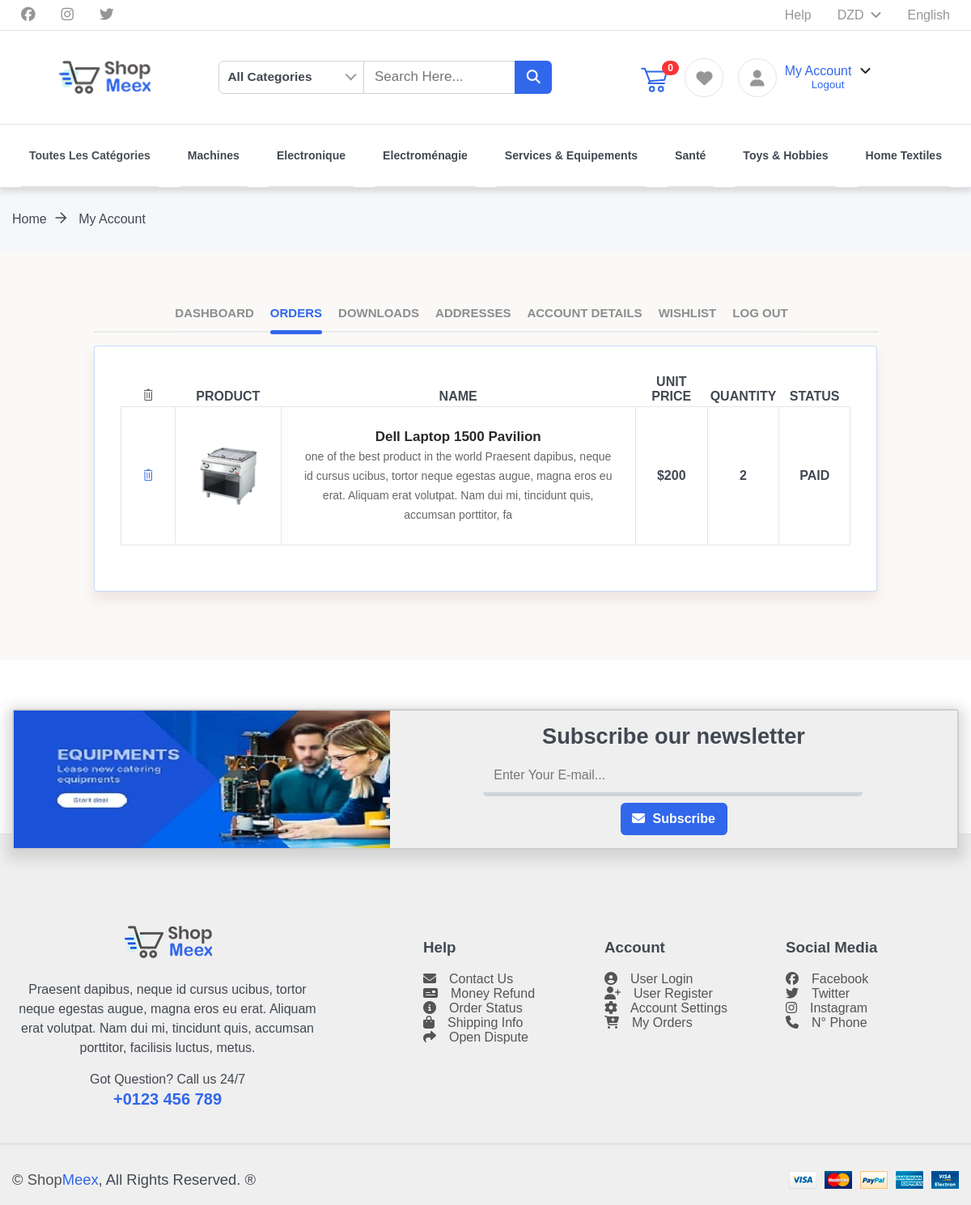
Before: /customer/my_orders.php (signed in) with the older database file.
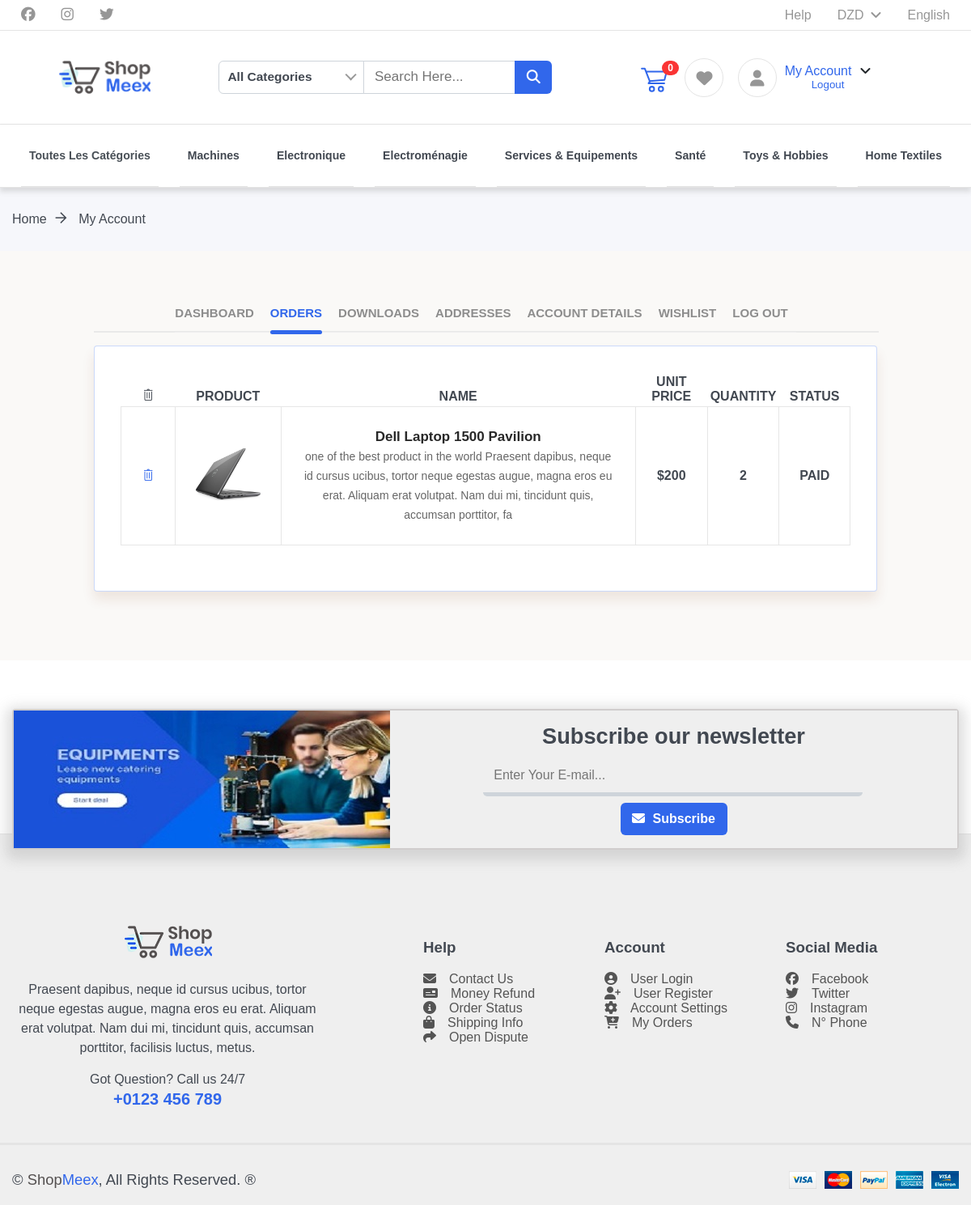
After: the same page with the newer database file.
### tables this page shows
CREATE TABLE `orders` (
  `id` int(11) NOT NULL,
  `user_id` int(11) NOT NULL,
  `product_id` int(11) NOT NULL,
  `quantity` int(11) NOT NULL
);

CREATE TABLE `products` (
  `id` int(11) NOT NULL,
  `category_id` int(11) NOT NULL,
  `name` text NOT NULL,
  `description` varchar(200) NOT NULL,
  `weight` double NOT NULL,
  `dimensions` varchar(10) NOT NULL,
  `price` double NOT NULL,
  `slug` varchar(200) NOT NULL,
  `colors` varchar(50) NOT NULL,
  `owner_id` int(11) NOT NULL,
  `model` varchar(50) NOT NULL,
  `photo` varchar(200) NOT NULL,
  `photo1` varchar(200) NOT NULL,
  `photo2` varchar(200) NOT NULL,
  `date_view` date NOT NULL,
  `counter` int(11) NOT NULL,
  `sold_cmp` int(11) NOT NULL,
  `total_rating` int(10) NOT NULL,
  `quantity` int(11) NOT NULL
);

### customer/my_orders.php (the view, shortened to what the rows shown need)
<?php
    include 'includes/session.php';
    $getUser = $db->prepare("SELECT * FROM users WHERE email = ?");
    $getUser->execute(array($_SESSION["email"]));
    $info = $getUser->fetch();
    $customer_id = $info['id'];
         $getorders = $db->prepare("SELECT * FROM orders WHERE user_id = ?");
        $getorders->execute(array($customer_id));
        $infoo = $getorders->fetch();
        if (!empty($infoo))
            $c=true;
         else $c=false;
?>
<!DOCTYPE html>
<html>
<head>
    <?php include 'includes/header.php'; ?>
    <div class="user-dashboard">
        <div class="container">
            <div class="wrapper">
                <div class="tabs-wrapper">
                    <?php if ($c==true){
                             echo '
                             <div class="paneltbs panel-2" id="orders" style=""><table class="shopping-cart">
                            <thead>
                                <tr class="main-heading">
                                    <th class="text-center" style="padding-left: 1.5rem;padding-right: 1.5rem"><i class="ti-trash remove-icon"></i></th>
                                    <th>PRODUCT</th>
                                    <th>NAME</th>
                                    <th class="text-center">UNIT PRICE</th>
                                    <th class="text-center">QUANTITY</th>
                                    <th class="text-center">STATUS</th>
                                </tr>
                            </thead>
                            <tbody>';
                                     $stmt = $db->prepare("SELECT *,orders.quantity as oq FROM orders LEFT JOIN products ON products.id=orders.product_id  WHERE user_id=:user_id");
                                        $stmt->execute(['user_id'=>$customer_id]);
                                        foreach($stmt as $row) {
                                echo '<tr>
                                    <td class="action" data-title="Remove"><a href="#" id="remove-product"><i class="ti-trash remove-icon"></i></a></td>
                                    <td class="image" data-title="No"><img src="../images/items/';
                                    echo $row['photo'];
                                    echo ' "alt="#"></td>
                                    <td class="product-des" data-title="Description">
                                        <p class="product-name"><a href="../product.php?product=';echo $row['slug'];
                                        echo '">';
                                        echo $row['name'];echo '</a></p>
                                        <p class="product-des">';echo $row['description'];echo '</p>
                                    </td>
                                    <td class="prix" data-title="Price"><span>$';
                                    echo $row['price'];
                                    echo '<span class="unit-price"></span></span>
                                    </td>
                                    <td class="prix" data-title="Quantity">
                                        <span>'; echo $row['oq'];;
                                        echo '</span>
                                    </td>
                                    <td class="prix" data-title="Status">
                                        <span>PAID</span>
                                    </td>';
                            } echo '</tbody>
                        </table></div>';}
                            else
                                echo  '<div class="paneltbs panel-2" id="orders" style="">
                        <div class="alert-message"><a href="product.php">Browse products </a>No order has been made yet.</div>
                    </div>'; ?>
                </div>
            </div>
        </div>
    </div>
</body>
</html>

Changed rows visible on the page:
changed through a linked row, orders "Dell Laptop 1500 Pavilion": product.photo: a different picture
